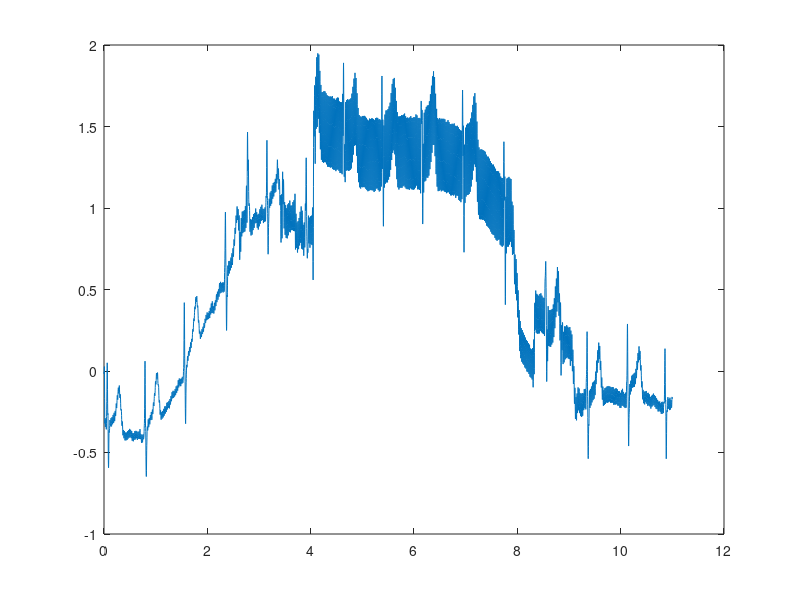
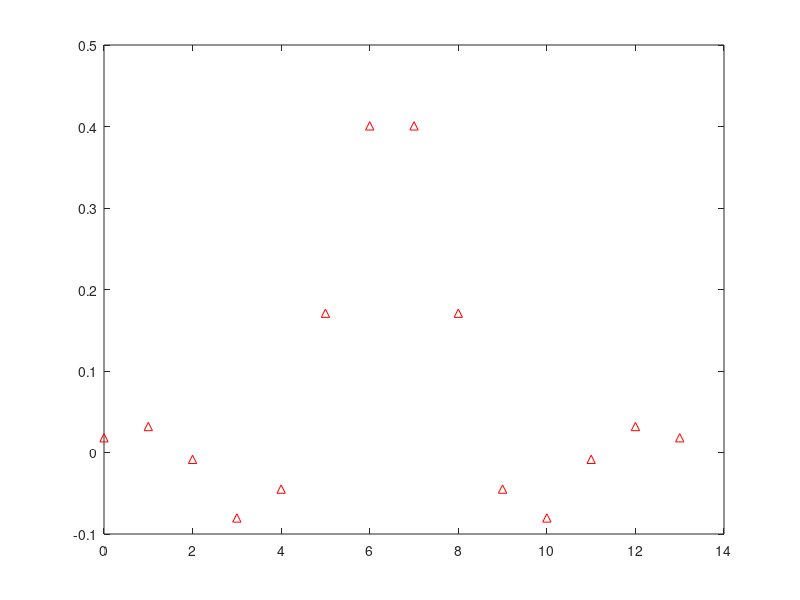
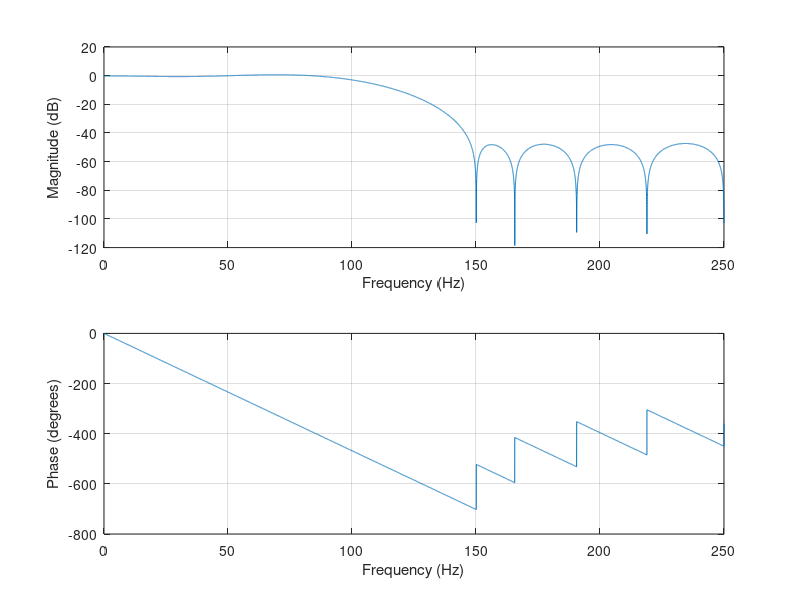

The MATLAB script that drew these images, in order: (Note: this script raises an error after producing the figures.)
clc
clear all
close all
   
load("signalai/EKG_13")
fd = 500; %add _Hz            % Diskretizavimo freq
ts = 11;             
t =(0:(ts*fd)-1)*1/fd;

%Noramlius font size ir db iki -80
figure_cnt = 1;

%% 3.3.1 RIR filtras

% Filtro koeficientai
b = [0.0181, 0.0319, -0.0084, -0.0803, -0.0449, 0.1709, 0.4008, 0.4008, ...
    0.1709, -0.0449, -0.0803, -0.0084, 0.0319, 0.0181]; 
a = zeros(1,length(b)); 
a(1) = 1;

ekg_filtered = filter(b, a, ekg);
figure(figure_cnt); figure_cnt=figure_cnt+1;
plot(t, ekg_filtered)

%% 3.3.2
figure(figure_cnt); figure_cnt=figure_cnt+1;
impz(b, a);

%% 3.3.3
n = 15000;
figure(figure_cnt); figure_cnt=figure_cnt+1;
freqz(b, a, n, fd)
datacursormode('on')


%% 3.3.4
figure(figure_cnt); figure_cnt=figure_cnt+1;
zplane(b,a)


%% 3.3.5
%% plot for time
figure(figure_cnt); figure_cnt=figure_cnt+1;
subplot(211); 
plot(t, ekg); 
title('Laiko sritis prie? RIR');
% xlabel('t, s'); ylabel('A, mV'); xlim(T_DISP); grid on;
subplot(212); 
plot(t, ekg_filtered);
title('Laiko sritis po RIR');
% xlabel('t, s'); ylabel('A, mV'); xlim(T_DISP); grid on;


%% plot freq: plot signal in freqency domain
% (Same as in 1 Lab) - use function
figure(figure_cnt); figure_cnt=figure_cnt+1;

nfft = length(ekg);
ekg_freq = abs(fft(ekg))/nfft;    
ekg_freq = 20*log10(ekg_freq/max(ekg_freq));   
k = 0:1:nfft-1;                 
f = k*fd/nfft;                  


subplot(211)
plot(f, ekg_freq, 'k');
xlabel('f, Hz')
ylabel('Sa, dB')
title('Signalo spektras pries apdorojima')
xlim([0 fd/2])

ekgFilter_freq = abs(fft(ekg_filtered))/nfft;    
ekgFilter_freq = 20*log10(ekgFilter_freq/max(ekgFilter_freq));  
subplot(212)
plot(f, ekgFilter_freq, 'k');
xlabel('f, Hz')
ylabel('Sa, dB')
title('Signalo spektras po RIR apdorojimo')
xlim([0 fd/2])


%% 3.4 NIR Filtras

fDelta_Hz = 1.5;

% constans:
f0_Hz = 50;
K0 = 1;
L = 3;
S = mag2db(150); % double check

%3.4.2
K = K0 * 10^(-S/20);
Kr = K0 * 10^(-L/20);

%3.4.3
N = fd/f0_Hz;

%3.4.4
beta = sqrt((Kr^2 - K0^2)/(K^2 - Kr^2)) * tan((N*pi*fDelta_Hz) / (2*fd));

k1 = (K0 + (K*beta)) / (1 + beta);
k2 = (K0 - (K*beta)) / (1 + beta);
k3 = (1 - beta) / (1 + beta);


bNIR = [k1, zeros(1,N-1), -k2];
aNIR = [1, zeros(1,N-1), -k3];

%3.4.6
ekg_afterNIR = filter(bNIR, aNIR, ekg_filtered);

% analyzsis
figure(figure_cnt); figure_cnt=figure_cnt+1;

%3.4.7
impz(bNIR, aNIR);
grid on;
xlim([0 100]);
title('Impusline charakteristika');

%3.4.8
figure(figure_cnt); figure_cnt=figure_cnt+1;
freqz(bNIR, aNIR, n, fd)
title('NIR analize');
ylim([-50 5])

% 3.4.9
figure(figure_cnt); figure_cnt=figure_cnt+1;
zplane(bNIR, aNIR)
title('NIR zplane');


% 3.4.10
% plot for time
figure(figure_cnt); figure_cnt=figure_cnt+1;
subplot(211); 
plot(t, ekg); 
title('Laiko sritis neapdoroto ekg');
% xlabel('t, s'); ylabel('A, mV'); xlim(T_DISP); grid on;
subplot(212); 
plot(t, ekg_afterNIR);
title('Laiko sritis po NIR');
% xlabel('t, s'); ylabel('A, mV'); xlim(T_DISP); grid on;



% plot freq: plot signal in freqency domain
% (Same as in 1 Lab) - use function
figure(figure_cnt); figure_cnt=figure_cnt+1;

nfft = length(ekg);
ekg_freq = abs(fft(ekg))/nfft;    
ekg_freq = 20*log10(ekg_freq/max(ekg_freq));   
k = 0:1:nfft-1;                 
f = k*fd/nfft;                  


subplot(211)
plot(f, ekg_freq, 'k');
xlabel('f, Hz')
ylabel('Sa, dB')
title('Signalo spektras neapdoroto ekg')
xlim([0 fd/2])

ekg_afterNIR_fq = abs(fft(ekg_afterNIR))/nfft;    
ekg_afterNIR_fq = 20*log10(ekg_afterNIR_fq/max(ekg_afterNIR_fq));  
subplot(212)
plot(f, ekg_afterNIR_fq, 'k');
xlabel('f, Hz')
ylabel('Sa, dB')
title('Signalo spektras po NIR apdorojimo')
xlim([0 fd/2])

figure(figure_cnt); figure_cnt=figure_cnt+1;
f_plotAllSignalsTime(t, ekg, ekg_filtered, ekg_afterNIR)


figure(figure_cnt); figure_cnt=figure_cnt+1;
f_plotAllSignalsFreq(ekg, ekg_filtered, ekg_afterNIR, fd)

function f_plotAllSignalsTime(t, initial, RIR, NIR)

    subplot(311)
    plot(t, initial); 
    title('Laiko sritis neapdoroto ekg');
    subplot(312); 
    plot(t, RIR);
    title('Laiko sritis po RIR');

    subplot(313); 
    plot(t, NIR);
    title('Laiko sritis po RIR ir NIR');
    
end

function f_plotAllSignalsFreq(initial, RIR, NIR, fd)

    subplot(311)
    [x1, y1] = getFreqOfSignal(initial, fd);
    plot(x1, y1); 
    title('Dazniu sritis neapdoroto ekg');
    xlim([0 fd/2])
    
    subplot(312); 
    [x2, y2] = getFreqOfSignal(RIR, fd);
    plot(x2, y2); 
    title('Dazniu sritis po RIR');
    xlim([0 fd/2])

    subplot(313); 
    [x3, y3] = getFreqOfSignal(NIR, fd);
    plot(x3, y3); 
    title('Dazniu sritis po RIR ir NIR');
    xlim([0 fd/2])
    
end

function [x_fq, y_fq] = getFreqOfSignal(sig, fd)

    nfft = length(sig);
    sig_fq = abs(fft(sig))/nfft;    
    sig_fq = 20*log10(sig_fq/max(sig_fq));   
    k = 0:1:nfft-1;
    
    x_fq = k*fd/nfft;
    y_fq = sig_fq;

end